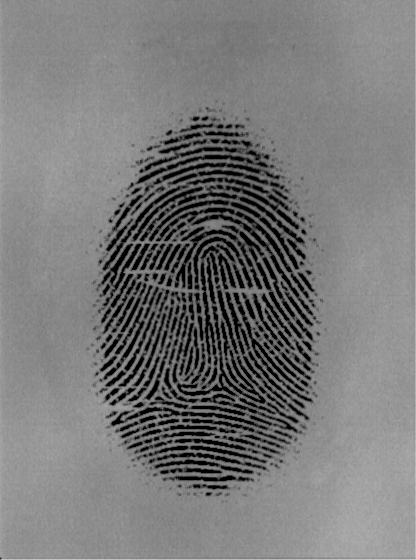
//> input picture osmi.bmp, 416 x 560 px
$ ./fingerMinutiaeExtaction osmi.bmp   (built with g++ and OpenCV 4)
//> lines starting //> are read from the running program, lines starting //| are printed output that depends on the picture; after the words box and inside, x2 and y2 are one past the last pixel; in counts of white or black regions, pixels touching at a corner belong together
//> further down, image is the input picture: 560 rows x 416 cols, CV_8UC3; min 0, max 209, mean 120.4

#include "opencv2/imgcodecs.hpp"
#include <opencv2/opencv.hpp>
#include "opencv2/highgui.hpp"
#include "opencv2/imgproc.hpp"
#include <cmath>
#include <iostream>
#include <vector>
#include <algorithm>
namespace cv
{
    using std::vector;
}

using namespace cv;
using namespace std;

Scalar white = CV_RGB(255, 255, 255);
Scalar green = CV_RGB(0, 255, 0);

double kx = 0.8;
double ky = 0.8;
double blockSigma = 5.0;
double gradientSigma = 1.0;
double orientSmoothSigma = 5.0;
// The frequency is set to 0.11 experimentally. You can change this value
// or use a dynamic calculation instead.
double freqValue = 0.11;
int ddepth = CV_32FC1;
bool addBorder = false;
int cannyLowThreshold = 10;
int cannyRatio = 3;
int kernelSize = 3;
int blurringTimes = 30;
int dilationSize = 10;
int dilationType = 1;

float deviation(const cv::Mat &im, float average)
{
    float sdev = 0.0;

    for (int i = 0; i < im.rows; i++)
    {
        for (int j = 0; j < im.cols; j++)
        {
            float pixel = im.at<float>(i, j);
            float dev = (pixel - average) * (pixel - average);
            sdev = sdev + dev;
        }
    }

    int size = im.rows * im.cols;
    float var = sdev / (size - 1);
    float sd = std::sqrt(var);

    return sd;
}

Mat normalize_image(const Mat &im, double reqMean,
                    double reqVar)
{
//> called with reqMean = 0, reqVar = 1

    cv::Mat convertedIm;
    im.convertTo(convertedIm, CV_32FC1);

    cv::Scalar mean = cv::mean(convertedIm);
//> mean = Scalar(120.5)
    cv::Mat normalizedImage = convertedIm - mean[0];
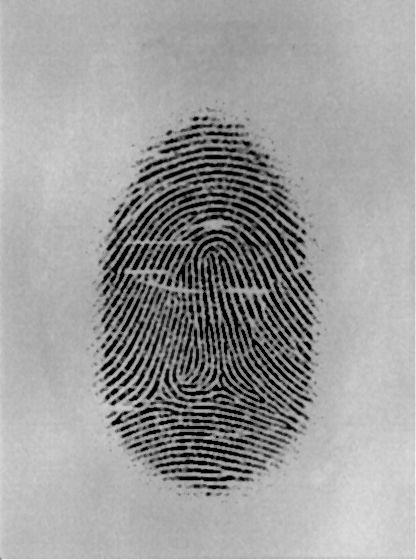
//> normalizedImage: 560 rows x 416 cols, CV_32FC1; min -120.5, max 76.46, mean 0; drawn with min black and max white

    cv::Scalar normMean = cv::mean(normalizedImage);
//> normMean = Scalar(-1.83e-06)
    float stdNorm = deviation(normalizedImage, normMean[0]);
//> the loop in deviation, `for (int i = 0; i < im.rows; i++)` made 560 passes
//> sdev on passes 1 to 3: 107733.4, 218820.3, 334375.7
//> after the loop in deviation, `for (int i = 0; i < im.rows; i++)`: sdev = 398921856
//> in deviation, `float var = sdev / (size - 1);`: var = 1712.4
//> in deviation, `float sd = std::sqrt(var);`: sd = 41.38
//> stdNorm = 41.38
    normalizedImage = normalizedImage / stdNorm;
    normalizedImage = reqMean + normalizedImage * cv::sqrt(reqVar);

    return normalizedImage;
}

void gradient(const cv::Mat &image, cv::Mat &xGradient,
              cv::Mat &yGradient)
{
    xGradient = cv::Mat::zeros(image.rows, image.cols, ddepth);
    yGradient = cv::Mat::zeros(image.rows, image.cols, ddepth);

    // Pointer access more effective than Mat.at<T>()
    for (int i = 1; i < image.rows - 1; i++)
    {
        const auto *image_i = image.ptr<float>(i);
        auto *xGradient_i = xGradient.ptr<float>(i);
        auto *yGradient_i = yGradient.ptr<float>(i);
        for (int j = 1; j < image.cols - 1; j++)
        {
            float xPixel1 = image_i[j - 1];
            float xPixel2 = image_i[j + 1];

            float yPixel1 = image.at<float>(i - 1, j);
            float yPixel2 = image.at<float>(i + 1, j);

            float xGrad;
            float yGrad;

            if (j == 0)
            {
                xPixel1 = image_i[j];
                xGrad = xPixel2 - xPixel1;
            }
            else if (j == image.cols - 1)
            {
                xPixel2 = image_i[j];
                xGrad = xPixel2 - xPixel1;
            }
            else
            {
                xGrad = 0.5f * (xPixel2 - xPixel1);
            }

            if (i == 0)
            {
                yPixel1 = image_i[j];
                yGrad = yPixel2 - yPixel1;
            }
            else if (i == image.rows - 1)
            {
                yPixel2 = image_i[j];
                yGrad = yPixel2 - yPixel1;
            }
            else
            {
                yGrad = 0.5f * (yPixel2 - yPixel1);
            }

            xGradient_i[j] = xGrad;
            yGradient_i[j] = yGrad;
        }
    }
}

cv::Mat orient_ridge(const cv::Mat &im)
{

    cv::Mat gradX, gradY;
    cv::Mat sin2theta;
    cv::Mat cos2theta;

    int kernelSize = 6 * round(gradientSigma);

    if (kernelSize % 2 == 0)
    {
        kernelSize++;
    }

    // Define Gaussian kernel
    cv::Mat gaussKernelX =
        cv::getGaussianKernel(kernelSize, gradientSigma, CV_32FC1);
    cv::Mat gaussKernelY =
        cv::getGaussianKernel(kernelSize, gradientSigma, CV_32FC1);
    cv::Mat gaussKernel = gaussKernelX * gaussKernelY.t();

    // Peform Gaussian filtering
    cv::Mat fx, fy;
    cv::Mat kernelx = (cv::Mat_<float>(1, 3) << -0.5, 0, 0.5);
    cv::Mat kernely = (cv::Mat_<float>(3, 1) << -0.5, 0, 0.5);
    cv::filter2D(gaussKernel, fx, -1, kernelx);
    cv::filter2D(gaussKernel, fy, -1, kernely);

    // Gradient of Gaussian
    gradient(gaussKernel, fx, fy);

    gradX.convertTo(gradX, CV_32FC1);
    gradY.convertTo(gradY, CV_32FC1);

    // Gradient of the image in x
    cv::filter2D(im, gradX, -1, fx, cv::Point(-1, -1), 0, cv::BORDER_DEFAULT);
    // Gradient of the image in y
    cv::filter2D(im, gradY, -1, fy, cv::Point(-1, -1), 0, cv::BORDER_DEFAULT);

    cv::Mat grad_xx, grad_xy, grad_yy;
    cv::multiply(gradX, gradX, grad_xx);
    cv::multiply(gradX, gradY, grad_xy);
    cv::multiply(gradY, gradY, grad_yy);

    // Now smooth the covariance data to perform a weighted summation of the data
    int sze2 = 6 * round(blockSigma);

    if (sze2 % 2 == 0)
    {
        sze2++;
    }

    cv::Mat gaussKernelX2 = cv::getGaussianKernel(sze2, blockSigma, CV_32FC1);
    cv::Mat gaussKernelY2 = cv::getGaussianKernel(sze2, blockSigma, CV_32FC1);
    cv::Mat gaussKernel2 = gaussKernelX2 * gaussKernelY2.t();

    cv::filter2D(grad_xx, grad_xx, -1, gaussKernel2, cv::Point(-1, -1), 0,
                 cv::BORDER_DEFAULT);
    cv::filter2D(grad_xy, grad_xy, -1, gaussKernel2, cv::Point(-1, -1), 0,
                 cv::BORDER_DEFAULT);
    cv::filter2D(grad_yy, grad_yy, -1, gaussKernel2, cv::Point(-1, -1), 0,
                 cv::BORDER_DEFAULT);

    grad_xy *= 2;

    // Analytic solution of principal direction
    cv::Mat G1, G2, G3;
    cv::multiply(grad_xy, grad_xy, G1);
    G2 = grad_xx - grad_yy;
    cv::multiply(G2, G2, G2);

    cv::Mat denom;
    G3 = G1 + G2;
    cv::sqrt(G3, denom);

    cv::divide(grad_xy, denom, sin2theta);
    cv::divide(grad_xx - grad_yy, denom, cos2theta);

    int sze3 = 6 * round(orientSmoothSigma);

    if (sze3 % 2 == 0)
    {
        sze3 += 1;
    }

    cv::Mat gaussKernelX3 =
        cv::getGaussianKernel(sze3, orientSmoothSigma, CV_32FC1);
    cv::Mat gaussKernelY3 =
        cv::getGaussianKernel(sze3, orientSmoothSigma, CV_32FC1);
    cv::Mat gaussKernel3 = gaussKernelX3 * gaussKernelY3.t();

    cv::filter2D(cos2theta, cos2theta, -1, gaussKernel3, cv::Point(-1, -1), 0,
                 cv::BORDER_DEFAULT);
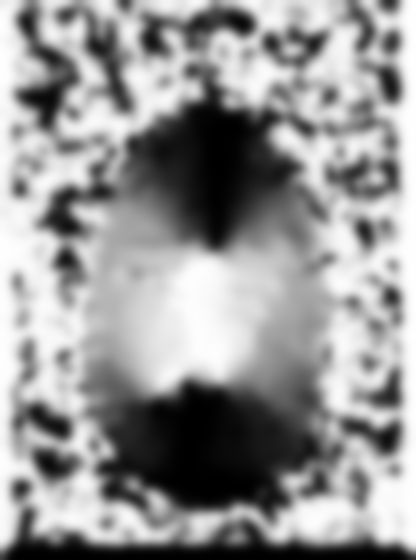
//> cos2theta: 560 rows x 416 cols, CV_32FC1; min -1, max 1, mean 0.174; drawn with min black and max white
    cv::filter2D(sin2theta, sin2theta, -1, gaussKernel3, cv::Point(-1, -1), 0,
                 cv::BORDER_DEFAULT);
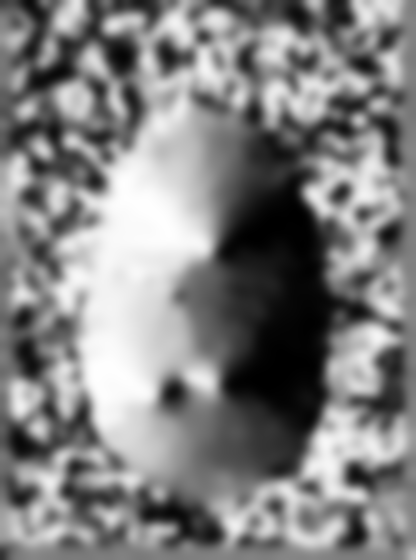
//> sin2theta: 560 rows x 416 cols, CV_32FC1; min -0.998, max 0.995, mean 0.0146; drawn with min black and max white

    sin2theta.convertTo(sin2theta, ddepth);
    cos2theta.convertTo(cos2theta, ddepth);
    cv::Mat orientim = cv::Mat::zeros(sin2theta.rows, sin2theta.cols, ddepth);
//> orientim: 560 rows x 416 cols, CV_32FC1; every value is 0

    // Pointer access more effective than Mat.at<T>()
    for (int i = 0; i < sin2theta.rows; i++)
    {
        const float *sin2theta_i = sin2theta.ptr<float>(i);
        const float *cos2theta_i = cos2theta.ptr<float>(i);
        auto *orientim_i = orientim.ptr<float>(i);
        for (int j = 0; j < sin2theta.cols; j++)
        {
            orientim_i[j] = (M_PI + std::atan2(sin2theta_i[j], cos2theta_i[j])) / 2;
        }
    }
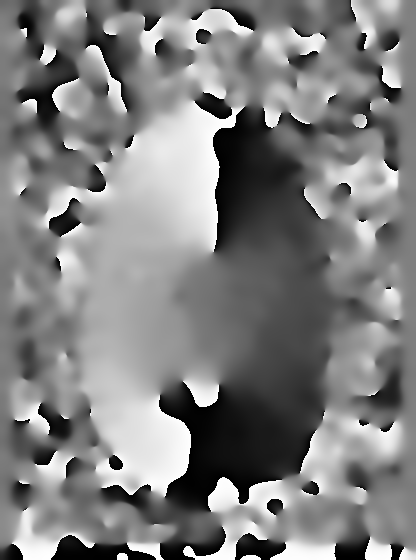
//> orientim: 560 rows x 416 cols, CV_32FC1; min 4.37e-06, max 3.14, mean 1.58; drawn with min black and max white

    return orientim;
}

void meshgrid(int kernelSize, cv::Mat &meshX, cv::Mat &meshY)
{
    std::vector<int> t;

    for (int i = -kernelSize; i < kernelSize; i++)
    {
        t.push_back(i);
    }

    cv::Mat gv = cv::Mat(t);
    int total = gv.total();
    gv = gv.reshape(1, 1);

    cv::repeat(gv, total, 1, meshX);
    cv::repeat(gv.t(), 1, total, meshY);
}

cv::Mat filter_ridge(const cv::Mat &inputImage,
                     const cv::Mat &orientationImage,
                     const cv::Mat &frequency)
{

    // Fixed angle increment between filter orientations in degrees
    int angleInc = 3;

    inputImage.convertTo(inputImage, CV_32FC1);
    int rows = inputImage.rows;
    int cols = inputImage.cols;

    orientationImage.convertTo(orientationImage, CV_32FC1);

    cv::Mat enhancedImage = cv::Mat::zeros(rows, cols, CV_32FC1);
    cv::vector<int> validr;
    cv::vector<int> validc;

    double unfreq = frequency.at<float>(1, 1);

    cv::Mat freqindex = cv::Mat::ones(100, 1, CV_32FC1);

    double sigmax = (1 / unfreq) * kx;
    double sigmax_squared = sigmax * sigmax;
    double sigmay = (1 / unfreq) * ky;
    double sigmay_squared = sigmay * sigmay;

    int szek = (int)round(3 * (std::max(sigmax, sigmay)));

    cv::Mat meshX, meshY;
    meshgrid(szek, meshX, meshY);

    cv::Mat refFilter = cv::Mat::zeros(meshX.rows, meshX.cols, CV_32FC1);

    meshX.convertTo(meshX, CV_32FC1);
    meshY.convertTo(meshY, CV_32FC1);

    double pi_by_unfreq_by_2 = 2 * M_PI * unfreq;

    for (int i = 0; i < meshX.rows; i++)
    {
        const float *meshX_i = meshX.ptr<float>(i);
        const float *meshY_i = meshY.ptr<float>(i);
        auto *reffilter_i = refFilter.ptr<float>(i);
        for (int j = 0; j < meshX.cols; j++)
        {
            float meshX_i_j = meshX_i[j];
            float meshY_i_j = meshY_i[j];
            float pixVal2 = -0.5f * (meshX_i_j * meshX_i_j / sigmax_squared +
                                     meshY_i_j * meshY_i_j / sigmay_squared);
            float pixVal = std::exp(pixVal2);
            float cosVal = pi_by_unfreq_by_2 * meshX_i_j;
            reffilter_i[j] = pixVal * std::cos(cosVal);
        }
    }
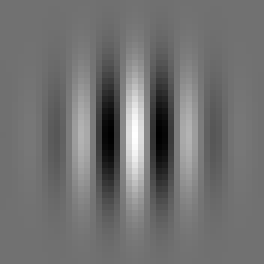
//> refFilter: 44 rows x 44 cols, CV_32FC1 (shown 6 times larger); min -0.799, max 1, mean 0.000214; drawn with min black and max white

    cv::vector<cv::Mat> filters;

    for (int m = 0; m < 180 / angleInc; m++)
    {
        double angle = -(m * angleInc + 90);
        cv::Mat rot_mat =
            cv::getRotationMatrix2D(cv::Point((float)(refFilter.rows / 2.0F),
                                              (float)(refFilter.cols / 2.0F)),
                                    angle, 1.0);
        cv::Mat rotResult;
        cv::warpAffine(refFilter, rotResult, rot_mat, refFilter.size());
        filters.push_back(rotResult);
    }

    // Find indices of matrix points greater than maxsze from the image boundary
    int maxsze = szek;
    // Convert orientation matrix values from radians to an index value that
    // corresponds to round(degrees/angleInc)
    int maxorientindex = std::round(180 / angleInc);

    cv::Mat orientindex(rows, cols, CV_32FC1);

    int rows_maxsze = rows - maxsze;
    int cols_maxsze = cols - maxsze;

    for (int y = 0; y < rows; y++)
    {
        const auto *orientationImage_y = orientationImage.ptr<float>(y);
        auto *orientindex_y = orientindex.ptr<float>(y);
        for (int x = 0; x < cols; x++)
        {
            if (x > maxsze && x < cols_maxsze && y > maxsze && y < rows_maxsze)
            {
                validr.push_back(y);
                validc.push_back(x);
            }

            int orientpix = static_cast<int>(
                std::round(orientationImage_y[x] / M_PI * 180 / angleInc));

            if (orientpix < 0)
            {
                orientpix += maxorientindex;
            }
            if (orientpix >= maxorientindex)
            {
                orientpix -= maxorientindex;
            }

            orientindex_y[x] = orientpix;
        }
    }
//> after the loop, validr = 191065 items; validc = 191065 items

    // Finally, do the filtering
    for (int k = 0; k < validr.size(); k++)
    {
        int r = validr[k];
        int c = validc[k];

        cv::Rect roi(c - szek - 1, r - szek - 1, meshX.cols, meshX.rows);
        cv::Mat subim(inputImage(roi));

        cv::Mat subFilter = filters.at(orientindex.at<float>(r, c));
        cv::Mat mulResult;
        cv::multiply(subim, subFilter, mulResult);

        if (cv::sum(mulResult)[0] > 0)
        {
            enhancedImage.at<float>(r, c) = 255;
        }
    }
//> this loop made 191065 passes
//> roi on passes 1 to 3: Rect(0, 0, 44, 44), Rect(1, 0, 44, 44), Rect(2, 0, 44, 44)
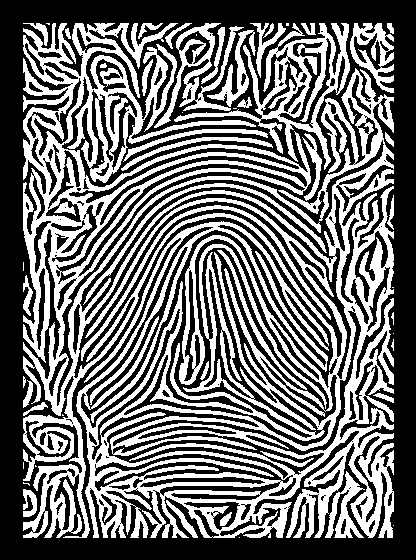
//> enhancedImage: 560 rows x 416 cols, CV_32FC1; 43.3% white; 55 white regions (16 under 20 px), largest, box (x1, y1, x2, y2) and area: (23, 23, 394, 538) 81714, (174, 23, 350, 170) 5304, (154, 23, 244, 128) 2155

    // Add a border.
    if (addBorder)
    {
        enhancedImage.rowRange(0, rows).colRange(0, szek + 1).setTo(255);
        enhancedImage.rowRange(0, szek + 1).colRange(0, cols).setTo(255);
        enhancedImage.rowRange(rows - szek, rows).colRange(0, cols).setTo(255);
        enhancedImage.rowRange(0, rows)
            .colRange(cols - 2 * (szek + 1) - 1, cols)
            .setTo(255);
    }

    return enhancedImage;
}

cv::Mat postProcessingFilter(const cv::Mat &inputImage)
{
    cv::Mat inputImageGrey;
    cv::Mat filter;

    if (inputImage.channels() != 1)
    {
        cvtColor(inputImage, inputImageGrey, COLOR_RGB2GRAY);
    }
    else
    {
        inputImageGrey = inputImage.clone();
    }

    // Blurring the image several times with a kernel 3x3
    // to have smooth surfaces
    for (int j = 0; j < blurringTimes; j++)
    {
        blur(inputImageGrey, inputImageGrey, cv::Size(3, 3));
    }
//> this loop made 30 passes
//> pass 2, in postProcessingFilter, `blur(inputImageGrey, inputImageGrey, cv::Size(3, 3));`:
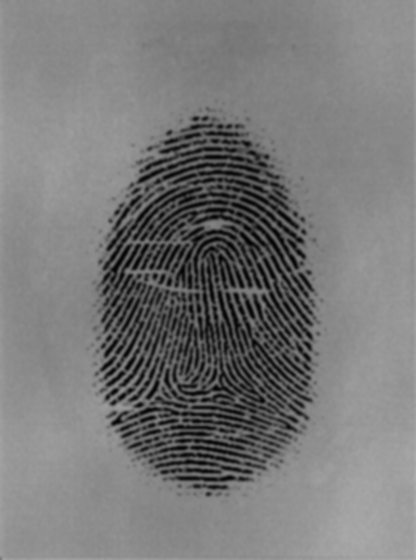
//> inputImageGrey: 560 rows x 416 cols, CV_8UC1; min 1, max 172, mean 120.3

    // Canny detector to catch the edges
    Canny(inputImageGrey, filter, cannyLowThreshold,
          cannyLowThreshold * cannyRatio, kernelSize);
//> filter: 560 rows x 416 cols, CV_8UC1; 0.94% white in thin lines or dots, all inside (x1, y1, x2, y2) = (94, 112, 315, 497)
//> (the rest of the program and of its run is left out)
